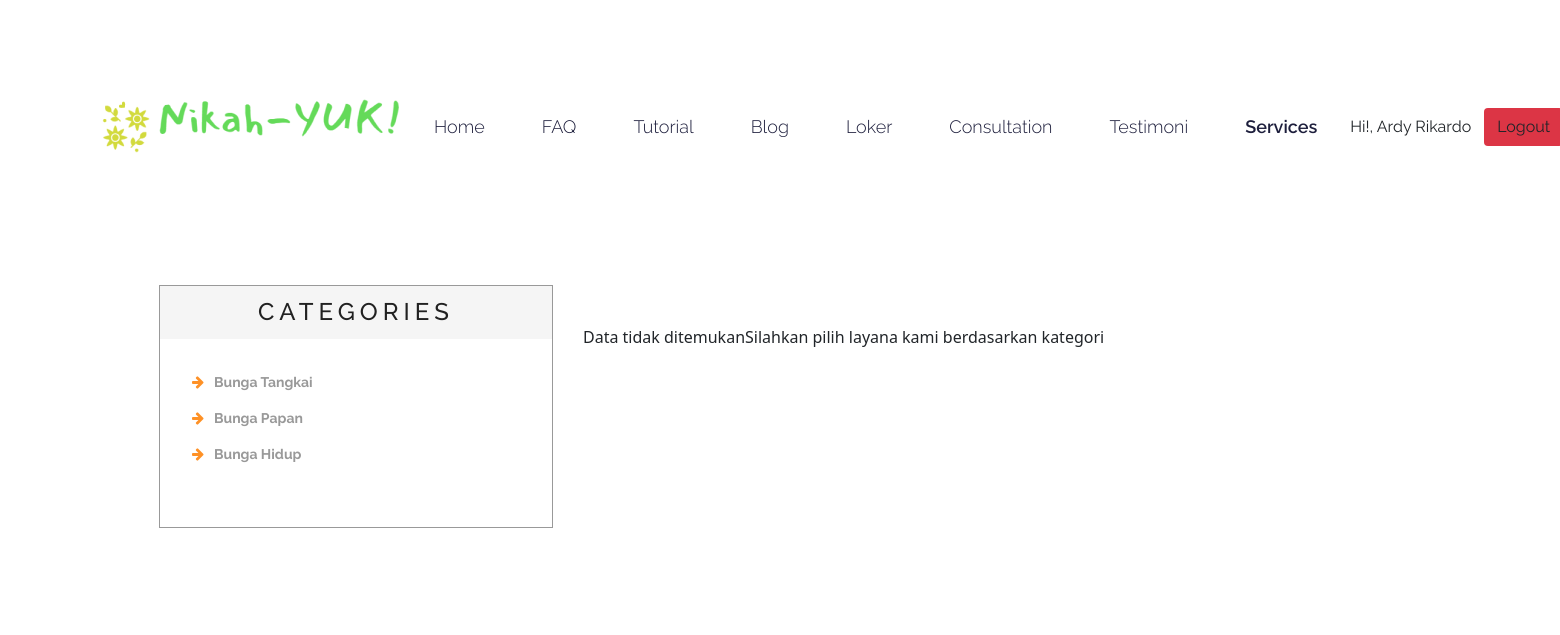
Page /view/user/service_user.php?idkategori=4 (signed in) on the committed database.
### tables this page shows
CREATE TABLE `kategori` (
  `idkategori` int(11) NOT NULL,
  `namakategori` varchar(20) NOT NULL,
  `tgldibuat` timestamp NOT NULL DEFAULT current_timestamp()
);

### view/user/service_user.php (the view, shortened to what this page needs)
<?php
include '../../controller/function.php';
$idk = $_GET['idkategori'];
?>
<!DOCTYPE html>
<html>
<head>
    <link href="assets/css/bootstrap.css" rel="stylesheet" type="text/css" media="all" />
    <link href="assets/css/style.css" rel="stylesheet" type="text/css" media="all" />
    <link href="assets/css/font-awesome.css" rel="stylesheet">
    <link rel="stylesheet" type="text/css" href="../../style/blog_page.css">
    <link rel="stylesheet" type="text/css" href="../../style/landing_page.css">
    <link href="https://cdn.jsdelivr.net/npm/bootstrap@5.0.0-beta2/dist/css/bootstrap.min.css" rel="stylesheet">
</head>
<body>
    <section style="height:100%; width: 100%; box-sizing: border-box; background-color: #FFFFFF">
        <div class="header-2-2" style="font-family: 'Poppins', sans-serif;">
            <nav class="navbar navbar-expand-lg navbar-light">
                <a href="#">
                    <img style="margin-right:0.75rem" src="../../img/logo1.png" alt="">
                </a>
                <div class="collapse navbar-collapse" id="navbarTogglerDemo-header-2-2">
                    <ul class="navbar-nav me-auto mt-1 mt-lg-0">
                        <li class="nav-item">
                            <a class="nav-link" href="Welcome_page.php">Home</a>
                        </li>
                        <li class="nav-item">
                            <a class="nav-link" href="Faq_user.php">FAQ</a>
                        </li>
                        <li class="nav-item">
                            <a class="nav-link" href="tutorial_user.php">Tutorial</a>
                        </li>
                        <li class="nav-item ">
                            <a class="nav-link" href="Blog_user.php">Blog</a>
                        </li>
                        <li class="nav-item">
                            <a class="nav-link" href="loker_user.php">Loker</a>
                        </li>
                        <li class="nav-item">
                            <a class="nav-link" href="Konsultasi_user.php">Consultation</a>
                        </li>
                        <li class="nav-item">
                            <a class="nav-link" href="testimoni_user.php">Testimoni</a>
                        </li>
                        <li class="nav-item active">
                            <a class="nav-link" href="service_user.php">Services</a>
                        </li>
                    </ul>
                    <?php
                    if (!isset($_SESSION['log'])) {
                    } else {
                        if ($_SESSION['role'] == 'Member') {
                            echo '
                    <a href="profile_user.php"><button class="btn btn-default btn-no-fill-header-4-2">Hi!, ' . $_SESSION['name'] . ' </button></a>
					<a href="../../controller/logout.php"><button class="btn btn-fill-header-4-2 bg-danger">Logout</button></a>
					';
                        } else {
                            echo '
                    <a href="../../admin/index.php"><button class="btn btn-default btn-no-fill-header-4-2">Hi!, ' . $_SESSION['name'] . ' </button></a>
					<a href="../../controller/logout.php"><button class="btn btn-fill-header-4-2 bg-danger">Logout</button></a>
					';
                        };
                    }
                    ?>
                </div>
            </nav>
        </div>
        <div class="container">
            <div class="products">
                <div class="container">
                    <div class="col-md-4 products-left">
                        <div class="categories">
                            <h2>Categories</h2>
                            <ul class="cate">
                                <?php
                                $kat = mysqli_query($conn, "SELECT * from kategori order by idkategori ASC");
                                while ($p = mysqli_fetch_array($kat)) {
                                ?>
                                    <li><a href="service_user.php?idkategori=<?php echo $p['idkategori'] ?>"><i class="fa fa-arrow-right" aria-hidden="true"></i><?php echo $p['namakategori'] ?></a></li>
                                <?php
                                }
                                ?>
                            </ul>
                        </div>
                    </div>
                    <div class="col-md-8 products-right">
                        <div class="agile_top_brands_grids">
                            <?php
                            $brgs = mysqli_query($conn, "SELECT * from produk where idkategori='$idk' order by idproduk ASC");
                            $x = mysqli_num_rows($brgs);
                            if ($x > 0) {
                                while ($p = mysqli_fetch_array($brgs)) {
                            ?>
                                    <div class="col-md-4 top_brand_left">
                                        <div class="hover14 column">
                                            <div class="agile_top_brand_left_grid">
                                                <div class="agile_top_brand_left_grid_pos">
                                                    <img src="../../img/offer.png" alt=" " class="img-responsive" />
                                                </div>
                                                <div class="agile_top_brand_left_grid1">
                                                    <figure>
                                                        <div class="snipcart-item block">
                                                            <div class="snipcart-thumb">
                                                                <a href="product.php?idproduk=<?php echo $p['idproduk'] ?>"><img src="<?php echo $p['gambar'] ?>" width="200px" height="200px"></a>
                                                                <p><?php echo $p['namaproduk'] ?></p>
                                                                <h4>Rp<?php echo number_format($p['hargaafter']) ?> <span>Rp<?php echo number_format($p['hargabefore']) ?></span></h4>
                                                            </div>
                                                            <div class="snipcart-details top_brand_home_details">
                                                                <fieldset>
                                                                    <a href="product.php?idproduk=<?php echo $p['idproduk'] ?>"><input type="submit" class="button" value="Lihat Produk" /></a>
                                                                </fieldset>
                                                            </div>
                                                        </div>
                                                    </figure>
                                                </div>
                                            </div>
                                        </div>
                                    </div>
                            <?php
                                }
                            } else {
                                echo "Data tidak ditemukan";
                                echo "Silahkan pilih layana kami berdasarkan kategori";
                            }
                            ?>
                        </div>
                    </div>
                    <div class="clearfix"> </div>
                </div>
            </div>
        </div>
    </section>
</body>
</html>

### view/user/assets/css/style.css (style rules this page uses)
html, body { font-size: 100%; font-family: 'Open Sans', sans-serif; background:#ffffff; }
ul li,ol li { font-size:14px; }
h1,h2,h3,h4,h5,h6,a { font-family: 'Raleway', sans-serif; margin:0; font-weight:700; }
ul,label { margin:0; padding:0; }
.navbar { position: relative; min-height: 50px; margin-bottom: 10px; border: 1px solid transparent; }
.navbar-collapse { padding: 0; }
.navbar-nav > li { float: left; margin-left: 17px; }
.navbar-nav > li:nth-child(1) { margin-left: 0px; }
.navbar-collapse { padding: 0; box-shadow: none; }
.navbar { margin-bottom: 0; border: none; }
.agile_top_brands_grids { margin-top: 40px; }
i.fa.fa-arrow-right { color: #fe9126; margin-right: 10px; }
.products { padding: 5em 0; }
.categories,.new-products { border:1px solid #999; }
.categories h2 { font-size: 1.5em; color: #212121; margin: 0; padding: .5em; background: #f5f5f5; text-transform: uppercase; text-align: center; letter-spacing: 5px; }
.categories ul.cate,.new-products-grids { padding:2em; }
.categories ul li { display:block; color:#999; font-size:14px; margin-bottom:1em; }
.categories ul li a { color:#999; text-decoration:none; }

### style/blog_page.css (style rules this page uses)
.header-2-2 .navbar, .hero-header-2-2 { padding: 3rem 2rem; }
.header-2-2 .navbar-light .navbar-nav .nav-link { font-size: 18px; color: #1d1e3c; font-weight: 300; line-height: 1.5rem; }
.header-2-2 .navbar-light .navbar-nav .active>.nav-link, .header-2-2 .navbar-light .navbar-nav .nav-link.active, .header-2-2 .navbar-light .navbar-nav .nav-link.show, .header-2-2 .navbar-light .navbar-nav .show>.nav-link { font-weight: 600; }
@media (min-width: 576px) { .header-2-2 .navbar { padding: 3rem 2rem; } }
@media (min-width: 768px) { .header-2-2 .navbar { padding: 3rem 4rem; } }
@media (min-width: 992px) { .header-2-2 .navbar-expand-lg .navbar-nav .nav-link { padding-right: 1.25rem; padding-left: 1.25rem; } }
@media (min-width: 992px) { .header-2-2 .navbar { padding: 3rem 6rem; } }

### style/landing_page.css (style rules this page uses)
.btn-fill-header-4-2 { background-color: #27C499; border-radius: 12px; color: #ffffff; font-weight: 600; padding: 12px 32px 12px 32px; font-size: 18px; }
.btn-no-fill-header-4-2 { color: #1D1E3C; font-weight: 300; line-height: 1.75rem; padding: 12px 32px 12px 32px; font-size: 18px; }
body { padding-top: 3rem; padding-bottom: 3rem; color: #5a5a5a; }

### rows in the picture
kategori: namakategori "Bunga Tangkai"
kategori: namakategori "Bunga Papan"
kategori: namakategori "Bunga Hidup"

### other values in the picture
$_SESSION['name'] "Ardy Rikardo"
